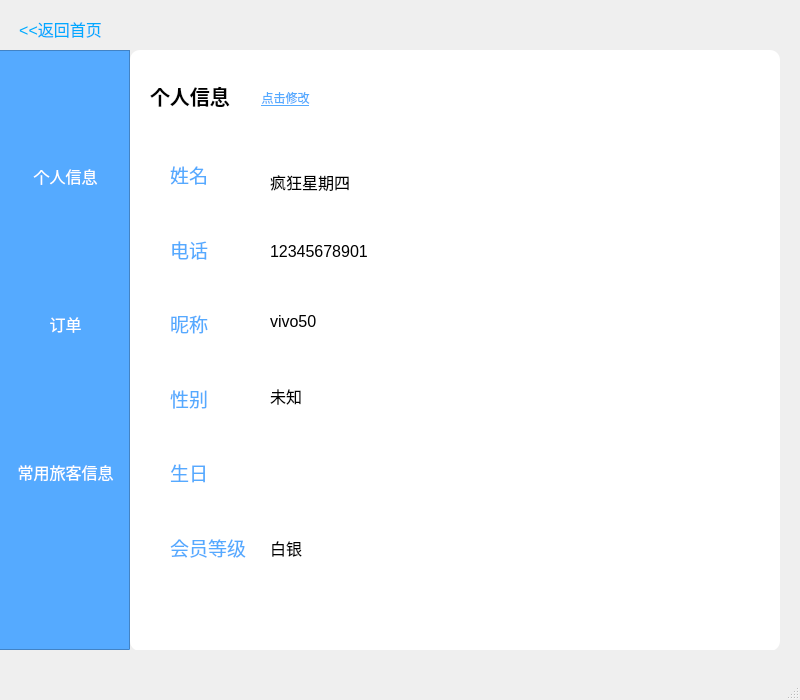
<?xml version="1.0" encoding="UTF-8"?>
<ui version="4.0">
 <class>InfoWindow</class>
 <widget class="QMainWindow" name="InfoWindow">
  <property name="geometry">
   <rect>
    <x>0</x>
    <y>0</y>
    <width>800</width>
    <height>700</height>
   </rect>
  </property>
  <property name="minimumSize">
   <size>
    <width>800</width>
    <height>700</height>
   </size>
  </property>
  <property name="maximumSize">
   <size>
    <width>800</width>
    <height>700</height>
   </size>
  </property>
  <property name="acceptDrops">
   <bool>true</bool>
  </property>
  <property name="windowTitle">
   <string>InfoWindow</string>
  </property>
  <property name="styleSheet">
   <string notr="true"/>
  </property>
  <widget class="QWidget" name="centralwidget">
   <widget class="QPushButton" name="BackButton">
    <property name="geometry">
     <rect>
      <x>0</x>
      <y>13</y>
      <width>121</width>
      <height>31</height>
     </rect>
    </property>
    <property name="font">
     <font>
      <pointsize>12</pointsize>
     </font>
    </property>
    <property name="styleSheet">
     <string notr="true">color: rgb(0, 170, 255);</string>
    </property>
    <property name="text">
     <string>&lt;&lt;返回首页</string>
    </property>
    <property name="flat">
     <bool>true</bool>
    </property>
   </widget>
   <widget class="QGraphicsView" name="SB">
    <property name="enabled">
     <bool>false</bool>
    </property>
    <property name="geometry">
     <rect>
      <x>-2</x>
      <y>50</y>
      <width>132</width>
      <height>600</height>
     </rect>
    </property>
    <property name="styleSheet">
     <string notr="true">color: rgb(85, 170, 255);
background-color: rgb(85, 170, 255);</string>
    </property>
   </widget>
   <widget class="QStackedWidget" name="stackedWidget">
    <property name="geometry">
     <rect>
      <x>130</x>
      <y>50</y>
      <width>700</width>
      <height>700</height>
     </rect>
    </property>
    <property name="currentIndex">
     <number>2</number>
    </property>
    <widget class="QWidget" name="orderPage">
     <widget class="QLabel" name="order">
      <property name="geometry">
       <rect>
        <x>10</x>
        <y>0</y>
        <width>101</width>
        <height>31</height>
       </rect>
      </property>
      <property name="font">
       <font>
        <pointsize>15</pointsize>
        <bold>true</bold>
       </font>
      </property>
      <property name="text">
       <string>订单</string>
      </property>
     </widget>
     <widget class="QStackedWidget" name="stackedWidget_2">
      <property name="geometry">
       <rect>
        <x>0</x>
        <y>69</y>
        <width>671</width>
        <height>531</height>
       </rect>
      </property>
      <widget class="QWidget" name="page">
       <widget class="QScrollArea" name="scrollArea">
        <property name="geometry">
         <rect>
          <x>0</x>
          <y>0</y>
          <width>671</width>
          <height>531</height>
         </rect>
        </property>
        <property name="widgetResizable">
         <bool>true</bool>
        </property>
        <widget class="QWidget" name="scrollAreaWidgetContents">
         <property name="geometry">
          <rect>
           <x>0</x>
           <y>0</y>
           <width>669</width>
           <height>529</height>
          </rect>
         </property>
        </widget>
       </widget>
      </widget>
      <widget class="QWidget" name="page_2">
       <widget class="QScrollArea" name="scrollArea_3">
        <property name="geometry">
         <rect>
          <x>-1</x>
          <y>-1</y>
          <width>671</width>
          <height>531</height>
         </rect>
        </property>
        <property name="widgetResizable">
         <bool>true</bool>
        </property>
        <widget class="QWidget" name="scrollAreaWidgetContents_2">
         <property name="geometry">
          <rect>
           <x>0</x>
           <y>0</y>
           <width>669</width>
           <height>529</height>
          </rect>
         </property>
        </widget>
       </widget>
      </widget>
      <widget class="QWidget" name="page_3">
       <widget class="QScrollArea" name="scrollArea_4">
        <property name="geometry">
         <rect>
          <x>-1</x>
          <y>-1</y>
          <width>671</width>
          <height>531</height>
         </rect>
        </property>
        <property name="widgetResizable">
         <bool>true</bool>
        </property>
        <widget class="QWidget" name="scrollAreaWidgetContents_4">
         <property name="geometry">
          <rect>
           <x>0</x>
           <y>0</y>
           <width>669</width>
           <height>529</height>
          </rect>
         </property>
        </widget>
       </widget>
      </widget>
      <widget class="QWidget" name="page_4">
       <widget class="QScrollArea" name="scrollArea_5">
        <property name="geometry">
         <rect>
          <x>0</x>
          <y>-1</y>
          <width>671</width>
          <height>531</height>
         </rect>
        </property>
        <property name="widgetResizable">
         <bool>true</bool>
        </property>
        <widget class="QWidget" name="scrollAreaWidgetContents_5">
         <property name="geometry">
          <rect>
           <x>0</x>
           <y>0</y>
           <width>669</width>
           <height>529</height>
          </rect>
         </property>
        </widget>
       </widget>
      </widget>
     </widget>
     <widget class="QPushButton" name="allButton">
      <property name="geometry">
       <rect>
        <x>0</x>
        <y>40</y>
        <width>121</width>
        <height>31</height>
       </rect>
      </property>
      <property name="font">
       <font>
        <pointsize>12</pointsize>
       </font>
      </property>
      <property name="text">
       <string>全部</string>
      </property>
     </widget>
     <widget class="QPushButton" name="waitforgoButton">
      <property name="geometry">
       <rect>
        <x>120</x>
        <y>40</y>
        <width>81</width>
        <height>31</height>
       </rect>
      </property>
      <property name="font">
       <font>
        <pointsize>12</pointsize>
       </font>
      </property>
      <property name="text">
       <string>待出行</string>
      </property>
     </widget>
     <widget class="QPushButton" name="waitforpayButton">
      <property name="geometry">
       <rect>
        <x>200</x>
        <y>40</y>
        <width>81</width>
        <height>31</height>
       </rect>
      </property>
      <property name="text">
       <string>待支付</string>
      </property>
     </widget>
     <widget class="QPushButton" name="finishButton">
      <property name="geometry">
       <rect>
        <x>280</x>
        <y>40</y>
        <width>71</width>
        <height>31</height>
       </rect>
      </property>
      <property name="text">
       <string>已完成</string>
      </property>
     </widget>
    </widget>
    <widget class="QWidget" name="personInfoPage">
     <widget class="QLabel" name="info">
      <property name="geometry">
       <rect>
        <x>20</x>
        <y>30</y>
        <width>101</width>
        <height>31</height>
       </rect>
      </property>
      <property name="font">
       <font>
        <pointsize>15</pointsize>
        <bold>true</bold>
       </font>
      </property>
      <property name="text">
       <string>个人信息</string>
      </property>
     </widget>
     <widget class="QLineEdit" name="newnickname">
      <property name="geometry">
       <rect>
        <x>90</x>
        <y>280</y>
        <width>108</width>
        <height>23</height>
       </rect>
      </property>
     </widget>
     <widget class="QLineEdit" name="newphone">
      <property name="geometry">
       <rect>
        <x>90</x>
        <y>190</y>
        <width>108</width>
        <height>23</height>
       </rect>
      </property>
      <property name="readOnly">
       <bool>true</bool>
      </property>
     </widget>
     <widget class="QRadioButton" name="female">
      <property name="geometry">
       <rect>
        <x>160</x>
        <y>370</y>
        <width>37</width>
        <height>22</height>
       </rect>
      </property>
      <property name="text">
       <string>女</string>
      </property>
     </widget>
     <widget class="QRadioButton" name="male">
      <property name="geometry">
       <rect>
        <x>100</x>
        <y>370</y>
        <width>37</width>
        <height>22</height>
       </rect>
      </property>
      <property name="text">
       <string>男</string>
      </property>
     </widget>
     <widget class="QDateEdit" name="dateEdit">
      <property name="geometry">
       <rect>
        <x>90</x>
        <y>460</y>
        <width>110</width>
        <height>24</height>
       </rect>
      </property>
      <property name="calendarPopup">
       <bool>true</bool>
      </property>
     </widget>
     <widget class="QGraphicsView" name="background">
      <property name="geometry">
       <rect>
        <x>0</x>
        <y>0</y>
        <width>650</width>
        <height>600</height>
       </rect>
      </property>
      <property name="styleSheet">
       <string notr="true">background: rgba(255, 255, 255, 150);
border-radius: 10px;</string>
      </property>
     </widget>
     <widget class="QLineEdit" name="newname">
      <property name="geometry">
       <rect>
        <x>90</x>
        <y>100</y>
        <width>113</width>
        <height>21</height>
       </rect>
      </property>
     </widget>
     <widget class="QPushButton" name="okbutton">
      <property name="geometry">
       <rect>
        <x>40</x>
        <y>530</y>
        <width>111</width>
        <height>31</height>
       </rect>
      </property>
      <property name="text">
       <string>确认修改</string>
      </property>
     </widget>
     <widget class="QWidget" name="layoutWidget_10">
      <property name="geometry">
       <rect>
        <x>30</x>
        <y>70</y>
        <width>40</width>
        <height>441</height>
       </rect>
      </property>
      <layout class="QVBoxLayout" name="PersonInfoLine_19">
       <item>
        <widget class="QLabel" name="name_12">
         <property name="font">
          <font>
           <pointsize>14</pointsize>
          </font>
         </property>
         <property name="styleSheet">
          <string notr="true">color: rgb(85, 170, 255);</string>
         </property>
         <property name="text">
          <string>姓名</string>
         </property>
        </widget>
       </item>
       <item>
        <widget class="QLabel" name="phone_12">
         <property name="font">
          <font>
           <pointsize>14</pointsize>
          </font>
         </property>
         <property name="styleSheet">
          <string notr="true">color: rgb(85, 170, 255);</string>
         </property>
         <property name="text">
          <string>电话</string>
         </property>
        </widget>
       </item>
       <item>
        <widget class="QLabel" name="cn_12">
         <property name="font">
          <font>
           <pointsize>14</pointsize>
          </font>
         </property>
         <property name="styleSheet">
          <string notr="true">color: rgb(85, 170, 255);</string>
         </property>
         <property name="text">
          <string>昵称</string>
         </property>
        </widget>
       </item>
       <item>
        <widget class="QLabel" name="sex_12">
         <property name="font">
          <font>
           <pointsize>14</pointsize>
          </font>
         </property>
         <property name="styleSheet">
          <string notr="true">color: rgb(85, 170, 255);</string>
         </property>
         <property name="text">
          <string>性别</string>
         </property>
        </widget>
       </item>
       <item>
        <widget class="QLabel" name="birthday_12">
         <property name="font">
          <font>
           <pointsize>14</pointsize>
          </font>
         </property>
         <property name="styleSheet">
          <string notr="true">color: rgb(85, 170, 255);</string>
         </property>
         <property name="text">
          <string>生日</string>
         </property>
        </widget>
       </item>
      </layout>
     </widget>
     <zorder>background</zorder>
     <zorder>info</zorder>
     <zorder>newnickname</zorder>
     <zorder>newphone</zorder>
     <zorder>female</zorder>
     <zorder>male</zorder>
     <zorder>dateEdit</zorder>
     <zorder>newname</zorder>
     <zorder>okbutton</zorder>
     <zorder>layoutWidget_10</zorder>
    </widget>
    <widget class="QWidget" name="infoPage">
     <widget class="QWidget" name="widget_2" native="true">
      <property name="geometry">
       <rect>
        <x>0</x>
        <y>0</y>
        <width>700</width>
        <height>600</height>
       </rect>
      </property>
      <widget class="QWidget" name="layoutWidget_9">
       <property name="geometry">
        <rect>
         <x>40</x>
         <y>90</y>
         <width>81</width>
         <height>441</height>
        </rect>
       </property>
       <layout class="QVBoxLayout" name="PersonInfoLine_16">
        <item>
         <widget class="QLabel" name="name_9">
          <property name="font">
           <font>
            <pointsize>14</pointsize>
           </font>
          </property>
          <property name="styleSheet">
           <string notr="true">color: rgb(85, 170, 255);</string>
          </property>
          <property name="text">
           <string>姓名</string>
          </property>
         </widget>
        </item>
        <item>
         <widget class="QLabel" name="phone_9">
          <property name="font">
           <font>
            <pointsize>14</pointsize>
           </font>
          </property>
          <property name="styleSheet">
           <string notr="true">color: rgb(85, 170, 255);</string>
          </property>
          <property name="text">
           <string>电话</string>
          </property>
         </widget>
        </item>
        <item>
         <widget class="QLabel" name="cn_9">
          <property name="font">
           <font>
            <pointsize>14</pointsize>
           </font>
          </property>
          <property name="styleSheet">
           <string notr="true">color: rgb(85, 170, 255);</string>
          </property>
          <property name="text">
           <string>昵称</string>
          </property>
         </widget>
        </item>
        <item>
         <widget class="QLabel" name="sex_9">
          <property name="font">
           <font>
            <pointsize>14</pointsize>
           </font>
          </property>
          <property name="styleSheet">
           <string notr="true">color: rgb(85, 170, 255);</string>
          </property>
          <property name="text">
           <string>性别</string>
          </property>
         </widget>
        </item>
        <item>
         <widget class="QLabel" name="birthday_9">
          <property name="font">
           <font>
            <pointsize>14</pointsize>
           </font>
          </property>
          <property name="styleSheet">
           <string notr="true">color: rgb(85, 170, 255);</string>
          </property>
          <property name="text">
           <string>生日</string>
          </property>
         </widget>
        </item>
        <item>
         <widget class="QLabel" name="mail_9">
          <property name="font">
           <font>
            <pointsize>14</pointsize>
           </font>
          </property>
          <property name="styleSheet">
           <string notr="true">color: rgb(85, 170, 255);</string>
          </property>
          <property name="text">
           <string>会员等级</string>
          </property>
         </widget>
        </item>
       </layout>
      </widget>
      <widget class="QPushButton" name="EditButton_9">
       <property name="geometry">
        <rect>
         <x>110</x>
         <y>37</y>
         <width>91</width>
         <height>21</height>
        </rect>
       </property>
       <property name="font">
        <font>
         <underline>true</underline>
        </font>
       </property>
       <property name="styleSheet">
        <string notr="true">color: rgb(85, 170, 255);</string>
       </property>
       <property name="text">
        <string>点击修改</string>
       </property>
       <property name="iconSize">
        <size>
         <width>16</width>
         <height>16</height>
        </size>
       </property>
       <property name="checkable">
        <bool>false</bool>
       </property>
       <property name="autoDefault">
        <bool>false</bool>
       </property>
       <property name="default">
        <bool>false</bool>
       </property>
       <property name="flat">
        <bool>true</bool>
       </property>
      </widget>
      <widget class="QLabel" name="info_9">
       <property name="geometry">
        <rect>
         <x>20</x>
         <y>30</y>
         <width>101</width>
         <height>31</height>
        </rect>
       </property>
       <property name="font">
        <font>
         <pointsize>15</pointsize>
         <bold>true</bold>
        </font>
       </property>
       <property name="styleSheet">
        <string notr="true">color: rgb(0, 0, 0);</string>
       </property>
       <property name="text">
        <string>个人信息</string>
       </property>
      </widget>
      <widget class="QGraphicsView" name="background_9">
       <property name="geometry">
        <rect>
         <x>0</x>
         <y>0</y>
         <width>650</width>
         <height>601</height>
        </rect>
       </property>
       <property name="styleSheet">
        <string notr="true">background: rgba(255, 255, 255, 250);
border-radius: 10px;</string>
       </property>
      </widget>
      <widget class="QLabel" name="telenumber_3">
       <property name="geometry">
        <rect>
         <x>140</x>
         <y>190</y>
         <width>108</width>
         <height>23</height>
        </rect>
       </property>
       <property name="font">
        <font>
         <pointsize>12</pointsize>
        </font>
       </property>
       <property name="styleSheet">
        <string notr="true">color: rgb(0, 0, 0);</string>
       </property>
       <property name="text">
        <string>12345678901</string>
       </property>
      </widget>
      <widget class="QLabel" name="sex_15">
       <property name="geometry">
        <rect>
         <x>140</x>
         <y>330</y>
         <width>108</width>
         <height>31</height>
        </rect>
       </property>
       <property name="font">
        <font>
         <pointsize>12</pointsize>
        </font>
       </property>
       <property name="styleSheet">
        <string notr="true">color: rgb(0, 0, 0);</string>
       </property>
       <property name="text">
        <string>未知</string>
       </property>
      </widget>
      <widget class="QLabel" name="cn_15">
       <property name="geometry">
        <rect>
         <x>140</x>
         <y>260</y>
         <width>108</width>
         <height>23</height>
        </rect>
       </property>
       <property name="font">
        <font>
         <pointsize>12</pointsize>
        </font>
       </property>
       <property name="styleSheet">
        <string notr="true">color: rgb(0, 0, 0);</string>
       </property>
       <property name="text">
        <string>vivo50</string>
       </property>
      </widget>
      <widget class="QLabel" name="name_15">
       <property name="geometry">
        <rect>
         <x>140</x>
         <y>120</y>
         <width>108</width>
         <height>23</height>
        </rect>
       </property>
       <property name="font">
        <font>
         <pointsize>12</pointsize>
        </font>
       </property>
       <property name="styleSheet">
        <string notr="true">color: rgb(0, 0, 0);</string>
       </property>
       <property name="text">
        <string>疯狂星期四</string>
       </property>
      </widget>
      <widget class="QLabel" name="mail_15">
       <property name="geometry">
        <rect>
         <x>140</x>
         <y>482</y>
         <width>231</width>
         <height>31</height>
        </rect>
       </property>
       <property name="font">
        <font>
         <pointsize>12</pointsize>
        </font>
       </property>
       <property name="styleSheet">
        <string notr="true">color: rgb(0, 0, 0);</string>
       </property>
       <property name="text">
        <string>白银</string>
       </property>
      </widget>
      <widget class="QLabel" name="birthday_2">
       <property name="geometry">
        <rect>
         <x>140</x>
         <y>410</y>
         <width>241</width>
         <height>21</height>
        </rect>
       </property>
       <property name="font">
        <font>
         <pointsize>12</pointsize>
        </font>
       </property>
       <property name="styleSheet">
        <string notr="true">color: rgb(0, 0, 0);</string>
       </property>
       <property name="text">
        <string/>
       </property>
      </widget>
      <zorder>background_9</zorder>
      <zorder>layoutWidget_9</zorder>
      <zorder>EditButton_9</zorder>
      <zorder>info_9</zorder>
      <zorder>telenumber_3</zorder>
      <zorder>sex_15</zorder>
      <zorder>cn_15</zorder>
      <zorder>name_15</zorder>
      <zorder>mail_15</zorder>
      <zorder>birthday_2</zorder>
     </widget>
    </widget>
    <widget class="QWidget" name="couponPage">
     <widget class="QLabel" name="couponLabel">
      <property name="geometry">
       <rect>
        <x>20</x>
        <y>30</y>
        <width>131</width>
        <height>31</height>
       </rect>
      </property>
      <property name="font">
       <font>
        <pointsize>15</pointsize>
        <bold>true</bold>
       </font>
      </property>
      <property name="text">
       <string>优惠券</string>
      </property>
     </widget>
     <widget class="QWidget" name="coupon" native="true">
      <property name="geometry">
       <rect>
        <x>20</x>
        <y>80</y>
        <width>550</width>
        <height>120</height>
       </rect>
      </property>
      <property name="styleSheet">
       <string notr="true">background-color: rgb(255, 255, 255);

border-radius: 15px;</string>
      </property>
      <widget class="QLabel" name="price">
       <property name="geometry">
        <rect>
         <x>20</x>
         <y>40</y>
         <width>81</width>
         <height>41</height>
        </rect>
       </property>
       <property name="font">
        <font>
         <pointsize>30</pointsize>
         <bold>true</bold>
        </font>
       </property>
       <property name="styleSheet">
        <string notr="true">color: rgb(255, 255, 255);
background-color: rgba(255, 255, 255, 0);</string>
       </property>
       <property name="text">
        <string>100</string>
       </property>
      </widget>
      <widget class="QGraphicsView" name="couponBlue">
       <property name="geometry">
        <rect>
         <x>0</x>
         <y>0</y>
         <width>151</width>
         <height>121</height>
        </rect>
       </property>
       <property name="styleSheet">
        <string notr="true">background-color: rgb(85, 170, 255);</string>
       </property>
      </widget>
      <widget class="QLabel" name="yuan">
       <property name="geometry">
        <rect>
         <x>100</x>
         <y>56</y>
         <width>31</width>
         <height>20</height>
        </rect>
       </property>
       <property name="font">
        <font>
         <pointsize>15</pointsize>
         <bold>true</bold>
        </font>
       </property>
       <property name="styleSheet">
        <string notr="true">color: rgb(255, 255, 255);
background-color: rgba(255, 255, 255, 0);</string>
       </property>
       <property name="text">
        <string>元</string>
       </property>
      </widget>
      <widget class="QLabel" name="priceThresholdLabel">
       <property name="geometry">
        <rect>
         <x>180</x>
         <y>50</y>
         <width>91</width>
         <height>21</height>
        </rect>
       </property>
       <property name="font">
        <font>
         <pointsize>10</pointsize>
        </font>
       </property>
       <property name="styleSheet">
        <string notr="true">
color: rgb(85, 170, 255);</string>
       </property>
       <property name="text">
        <string>使用金额门槛:</string>
       </property>
      </widget>
      <widget class="QLabel" name="expirationTimeLabel">
       <property name="geometry">
        <rect>
         <x>180</x>
         <y>80</y>
         <width>61</width>
         <height>16</height>
        </rect>
       </property>
       <property name="font">
        <font>
         <pointsize>10</pointsize>
        </font>
       </property>
       <property name="styleSheet">
        <string notr="true">color: rgb(85, 170, 255);</string>
       </property>
       <property name="text">
        <string>到期时间：</string>
       </property>
      </widget>
      <widget class="QLabel" name="couponType">
       <property name="geometry">
        <rect>
         <x>180</x>
         <y>20</y>
         <width>221</width>
         <height>21</height>
        </rect>
       </property>
       <property name="font">
        <font>
         <pointsize>13</pointsize>
         <bold>true</bold>
        </font>
       </property>
       <property name="styleSheet">
        <string notr="true">color: rgb(0, 0, 0);</string>
       </property>
       <property name="text">
        <string>AAA航空专项（优惠券类型）</string>
       </property>
      </widget>
      <widget class="QLabel" name="priceThreshold">
       <property name="geometry">
        <rect>
         <x>270</x>
         <y>53</y>
         <width>131</width>
         <height>16</height>
        </rect>
       </property>
       <property name="text">
        <string>单笔订单满1000元可用</string>
       </property>
      </widget>
      <widget class="QLabel" name="expirationTime">
       <property name="geometry">
        <rect>
         <x>250</x>
         <y>80</y>
         <width>121</width>
         <height>16</height>
        </rect>
       </property>
       <property name="text">
        <string>2024-12-31  23:59</string>
       </property>
      </widget>
      <zorder>couponBlue</zorder>
      <zorder>price</zorder>
      <zorder>yuan</zorder>
      <zorder>priceThresholdLabel</zorder>
      <zorder>expirationTimeLabel</zorder>
      <zorder>couponType</zorder>
      <zorder>priceThreshold</zorder>
      <zorder>expirationTime</zorder>
     </widget>
    </widget>
    <widget class="QWidget" name="travelerPage">
     <widget class="QLabel" name="TravelerInfom">
      <property name="geometry">
       <rect>
        <x>20</x>
        <y>30</y>
        <width>181</width>
        <height>31</height>
       </rect>
      </property>
      <property name="font">
       <font>
        <pointsize>15</pointsize>
        <bold>true</bold>
       </font>
      </property>
      <property name="text">
       <string>常用旅客信息</string>
      </property>
     </widget>
     <widget class="QPushButton" name="addbtn">
      <property name="geometry">
       <rect>
        <x>200</x>
        <y>30</y>
        <width>80</width>
        <height>24</height>
       </rect>
      </property>
      <property name="font">
       <font>
        <pointsize>11</pointsize>
       </font>
      </property>
      <property name="styleSheet">
       <string notr="true">color: rgb(85, 170, 255);
background-color: rgb(255, 255, 255);</string>
      </property>
      <property name="text">
       <string>添加旅客</string>
      </property>
      <property name="autoDefault">
       <bool>false</bool>
      </property>
      <property name="flat">
       <bool>false</bool>
      </property>
     </widget>
     <widget class="QScrollArea" name="scrollArea_2">
      <property name="geometry">
       <rect>
        <x>-1</x>
        <y>59</y>
        <width>661</width>
        <height>541</height>
       </rect>
      </property>
      <property name="widgetResizable">
       <bool>true</bool>
      </property>
      <widget class="QWidget" name="scrollAreaWidgetContents_3">
       <property name="geometry">
        <rect>
         <x>0</x>
         <y>0</y>
         <width>659</width>
         <height>539</height>
        </rect>
       </property>
      </widget>
     </widget>
     <widget class="QLineEdit" name="idEdit">
      <property name="geometry">
       <rect>
        <x>280</x>
        <y>0</y>
        <width>113</width>
        <height>20</height>
       </rect>
      </property>
      <property name="styleSheet">
       <string notr="true">QLineEdit{
	background:rgb(255, 255, 255);
	color: black;
	border-radius:5px;
	font: 8pt &quot;微软雅黑&quot;;
}</string>
      </property>
      <property name="alignment">
       <set>Qt::AlignCenter</set>
      </property>
      <property name="readOnly">
       <bool>false</bool>
      </property>
      <property name="placeholderText">
       <string>输入旅客手机号</string>
      </property>
     </widget>
     <widget class="QLineEdit" name="nameEdit">
      <property name="geometry">
       <rect>
        <x>140</x>
        <y>0</y>
        <width>113</width>
        <height>21</height>
       </rect>
      </property>
      <property name="styleSheet">
       <string notr="true">QLineEdit{
	background:rgb(255, 255, 255);
	color: black;
	border-radius:5px;
	font: 8pt &quot;微软雅黑&quot;;
}</string>
      </property>
      <property name="alignment">
       <set>Qt::AlignCenter</set>
      </property>
      <property name="placeholderText">
       <string>输入旅客姓名</string>
      </property>
     </widget>
     <widget class="QLineEdit" name="noneEdit">
      <property name="geometry">
       <rect>
        <x>420</x>
        <y>0</y>
        <width>113</width>
        <height>20</height>
       </rect>
      </property>
      <property name="styleSheet">
       <string notr="true">QLineEdit{
	background:rgb(255, 255, 255);
	color: black;
	border-radius:5px;
	font: 8pt &quot;微软雅黑&quot;;
}</string>
      </property>
      <property name="alignment">
       <set>Qt::AlignCenter</set>
      </property>
      <property name="readOnly">
       <bool>false</bool>
      </property>
      <property name="placeholderText">
       <string>输入旅客身份证号</string>
      </property>
     </widget>
     <widget class="QPushButton" name="cancelbtn">
      <property name="geometry">
       <rect>
        <x>380</x>
        <y>30</y>
        <width>80</width>
        <height>24</height>
       </rect>
      </property>
      <property name="font">
       <font>
        <pointsize>11</pointsize>
       </font>
      </property>
      <property name="styleSheet">
       <string notr="true">color: rgb(85, 170, 255);
background-color: rgb(255, 255, 255);</string>
      </property>
      <property name="text">
       <string>取消</string>
      </property>
      <property name="autoDefault">
       <bool>false</bool>
      </property>
      <property name="flat">
       <bool>false</bool>
      </property>
     </widget>
     <widget class="QPushButton" name="changebtn">
      <property name="geometry">
       <rect>
        <x>560</x>
        <y>0</y>
        <width>80</width>
        <height>24</height>
       </rect>
      </property>
      <property name="font">
       <font>
        <pointsize>11</pointsize>
       </font>
      </property>
      <property name="styleSheet">
       <string notr="true">color: rgb(85, 170, 255);
background-color: rgb(255, 255, 255);</string>
      </property>
      <property name="text">
       <string>修改</string>
      </property>
      <property name="autoDefault">
       <bool>false</bool>
      </property>
      <property name="flat">
       <bool>false</bool>
      </property>
     </widget>
     <widget class="QLabel" name="lbl_Note">
      <property name="geometry">
       <rect>
        <x>510</x>
        <y>30</y>
        <width>151</width>
        <height>16</height>
       </rect>
      </property>
      <property name="text">
       <string/>
      </property>
     </widget>
    </widget>
   </widget>
   <widget class="QWidget" name="verticalLayoutWidget">
    <property name="geometry">
     <rect>
      <x>0</x>
      <y>50</y>
      <width>131</width>
      <height>551</height>
     </rect>
    </property>
    <layout class="QVBoxLayout" name="verticalLayout">
     <item>
      <widget class="QPushButton" name="PersonInfoButton">
       <property name="font">
        <font>
         <pointsize>12</pointsize>
         <kerning>true</kerning>
        </font>
       </property>
       <property name="styleSheet">
        <string notr="true">color: rgb(255, 255, 255);</string>
       </property>
       <property name="text">
        <string>个人信息</string>
       </property>
       <property name="flat">
        <bool>true</bool>
       </property>
      </widget>
     </item>
     <item>
      <widget class="QPushButton" name="OrderButton">
       <property name="font">
        <font>
         <pointsize>12</pointsize>
        </font>
       </property>
       <property name="styleSheet">
        <string notr="true">color: rgb(255, 255, 255);</string>
       </property>
       <property name="text">
        <string>订单</string>
       </property>
       <property name="flat">
        <bool>true</bool>
       </property>
      </widget>
     </item>
     <item>
      <widget class="QPushButton" name="TravelerInfoButton">
       <property name="font">
        <font>
         <pointsize>12</pointsize>
        </font>
       </property>
       <property name="styleSheet">
        <string notr="true">color: rgb(255, 255, 255);</string>
       </property>
       <property name="text">
        <string>常用旅客信息</string>
       </property>
       <property name="flat">
        <bool>true</bool>
       </property>
      </widget>
     </item>
    </layout>
   </widget>
   <widget class="QPushButton" name="exitBtn">
    <property name="geometry">
     <rect>
      <x>30</x>
      <y>580</y>
      <width>61</width>
      <height>61</height>
     </rect>
    </property>
    <property name="font">
     <font>
      <pointsize>12</pointsize>
      <italic>false</italic>
      <bold>true</bold>
     </font>
    </property>
    <property name="styleSheet">
     <string notr="true">color: rgb(255, 255, 255);</string>
    </property>
    <property name="text">
     <string/>
    </property>
    <property name="icon">
     <iconset resource="flight_images.qrc">
      <normaloff>:/sign/5exitSign.png</normaloff>:/sign/5exitSign.png</iconset>
    </property>
    <property name="iconSize">
     <size>
      <width>50</width>
      <height>65</height>
     </size>
    </property>
    <property name="flat">
     <bool>true</bool>
    </property>
   </widget>
   <zorder>SB</zorder>
   <zorder>BackButton</zorder>
   <zorder>stackedWidget</zorder>
   <zorder>verticalLayoutWidget</zorder>
   <zorder>exitBtn</zorder>
  </widget>
  <widget class="QMenuBar" name="menubar">
   <property name="geometry">
    <rect>
     <x>0</x>
     <y>0</y>
     <width>800</width>
     <height>20</height>
    </rect>
   </property>
  </widget>
  <widget class="QStatusBar" name="statusbar"/>
 </widget>
 <tabstops>
  <tabstop>newphone</tabstop>
  <tabstop>newnickname</tabstop>
  <tabstop>male</tabstop>
  <tabstop>female</tabstop>
  <tabstop>dateEdit</tabstop>
  <tabstop>BackButton</tabstop>
  <tabstop>SB</tabstop>
  <tabstop>OrderButton</tabstop>
  <tabstop>background</tabstop>
  <tabstop>couponBlue</tabstop>
  <tabstop>addbtn</tabstop>
 </tabstops>
 <resources>
  <include location="flight_images.qrc"/>
 </resources>
 <connections>
  <connection>
   <sender>PersonInfoButton</sender>
   <signal>clicked()</signal>
   <receiver>stackedWidget</receiver>
   <slot>show()</slot>
   <hints>
    <hint type="sourcelabel">
     <x>64</x>
     <y>117</y>
    </hint>
    <hint type="destinationlabel">
     <x>365</x>
     <y>251</y>
    </hint>
   </hints>
  </connection>
  <connection>
   <sender>OrderButton</sender>
   <signal>clicked()</signal>
   <receiver>stackedWidget</receiver>
   <slot>repaint()</slot>
   <hints>
    <hint type="sourcelabel">
     <x>64</x>
     <y>183</y>
    </hint>
    <hint type="destinationlabel">
     <x>365</x>
     <y>251</y>
    </hint>
   </hints>
  </connection>
  <connection>
   <sender>TravelerInfoButton</sender>
   <signal>clicked()</signal>
   <receiver>stackedWidget</receiver>
   <slot>show()</slot>
   <hints>
    <hint type="sourcelabel">
     <x>64</x>
     <y>315</y>
    </hint>
    <hint type="destinationlabel">
     <x>365</x>
     <y>251</y>
    </hint>
   </hints>
  </connection>
 </connections>
</ui>
